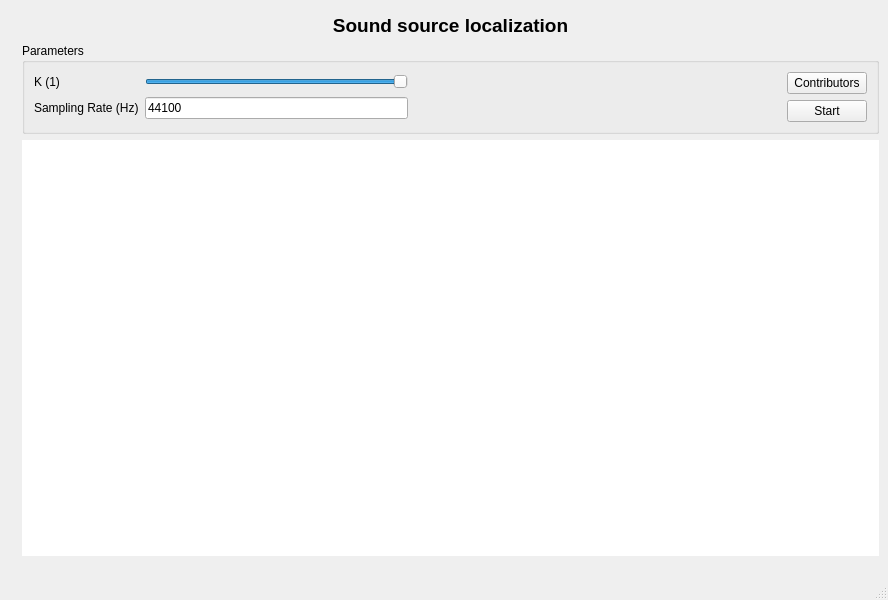
<?xml version="1.0" encoding="UTF-8"?>
<ui version="4.0">
 <class>MainWindow</class>
 <widget class="QMainWindow" name="MainWindow">
  <property name="geometry">
   <rect>
    <x>0</x>
    <y>0</y>
    <width>888</width>
    <height>600</height>
   </rect>
  </property>
  <property name="minimumSize">
   <size>
    <width>888</width>
    <height>600</height>
   </size>
  </property>
  <property name="maximumSize">
   <size>
    <width>1000</width>
    <height>700</height>
   </size>
  </property>
  <property name="windowTitle">
   <string>Sound source</string>
  </property>
  <widget class="QWidget" name="centralwidget">
   <layout class="QGridLayout" name="gridLayout_5">
    <item row="0" column="0">
     <layout class="QGridLayout" name="gridLayout_4">
      <item row="2" column="1">
       <widget class="QWidget" name="widget" native="true">
        <property name="styleSheet">
         <string notr="true">background-color:white;</string>
        </property>
        <widget class="QWidget" name="horizontalLayoutWidget">
         <property name="geometry">
          <rect>
           <x>0</x>
           <y>0</y>
           <width>841</width>
           <height>391</height>
          </rect>
         </property>
         <layout class="QHBoxLayout" name="horizontalLayout_2">
          <item>
           <layout class="QVBoxLayout" name="verticalLayout_2">
            <item>
             <widget class="QLabel" name="label_3">
              <property name="enabled">
               <bool>true</bool>
              </property>
              <property name="text">
               <string/>
              </property>
              <property name="pixmap">
               <pixmap>assets/poliba.png</pixmap>
              </property>
              <property name="alignment">
               <set>Qt::AlignCenter</set>
              </property>
              <property name="margin">
               <number>20</number>
              </property>
             </widget>
            </item>
            <item>
             <widget class="QLabel" name="label_2">
              <property name="font">
               <font>
                <underline>false</underline>
               </font>
              </property>
              <property name="text">
               <string/>
              </property>
              <property name="pixmap">
               <pixmap>assets/panettig.png</pixmap>
              </property>
              <property name="alignment">
               <set>Qt::AlignCenter</set>
              </property>
              <property name="margin">
               <number>20</number>
              </property>
             </widget>
            </item>
           </layout>
          </item>
         </layout>
        </widget>
       </widget>
      </item>
      <item row="3" column="1">
       <spacer name="horizontalSpacer">
        <property name="orientation">
         <enum>Qt::Horizontal</enum>
        </property>
        <property name="sizeHint" stdset="0">
         <size>
          <width>778</width>
          <height>13</height>
         </size>
        </property>
       </spacer>
      </item>
      <item row="0" column="1">
       <widget class="QLabel" name="label">
        <property name="styleSheet">
         <string notr="true">margin-top:5px;</string>
        </property>
        <property name="text">
         <string>&lt;html&gt;&lt;head/&gt;&lt;body&gt;&lt;p&gt;&lt;span style=&quot; font-size:14pt; font-weight:600;&quot;&gt;Sound source localization&lt;/span&gt;&lt;/p&gt;&lt;/body&gt;&lt;/html&gt;</string>
        </property>
        <property name="alignment">
         <set>Qt::AlignCenter</set>
        </property>
       </widget>
      </item>
      <item row="2" column="0">
       <spacer name="verticalSpacer">
        <property name="orientation">
         <enum>Qt::Vertical</enum>
        </property>
        <property name="sizeHint" stdset="0">
         <size>
          <width>13</width>
          <height>40</height>
         </size>
        </property>
       </spacer>
      </item>
      <item row="1" column="1">
       <widget class="QGroupBox" name="groupBox">
        <property name="title">
         <string>Parameters</string>
        </property>
        <layout class="QGridLayout" name="gridLayout_3">
         <item row="0" column="1">
          <spacer name="horizontalSpacer_2">
           <property name="orientation">
            <enum>Qt::Horizontal</enum>
           </property>
           <property name="sizeHint" stdset="0">
            <size>
             <width>40</width>
             <height>20</height>
            </size>
           </property>
          </spacer>
         </item>
         <item row="0" column="0">
          <layout class="QGridLayout" name="gridLayout_2">
           <item row="1" column="0">
            <widget class="QLabel" name="label_4">
             <property name="text">
              <string>Sampling Rate (Hz)</string>
             </property>
            </widget>
           </item>
           <item row="0" column="1">
            <widget class="QSlider" name="kValueSlider">
             <property name="minimum">
              <number>1</number>
             </property>
             <property name="maximum">
              <number>100</number>
             </property>
             <property name="singleStep">
              <number>1</number>
             </property>
             <property name="value">
              <number>100</number>
             </property>
             <property name="orientation">
              <enum>Qt::Horizontal</enum>
             </property>
            </widget>
           </item>
           <item row="0" column="0">
            <widget class="QLabel" name="klabel">
             <property name="text">
              <string>K (1)</string>
             </property>
            </widget>
           </item>
           <item row="1" column="1">
            <widget class="QLineEdit" name="sampleRateField">
             <property name="text">
              <string>44100</string>
             </property>
            </widget>
           </item>
          </layout>
         </item>
         <item row="0" column="2">
          <layout class="QVBoxLayout" name="verticalLayout">
           <item>
            <layout class="QGridLayout" name="gridLayout">
             <item row="1" column="0">
              <layout class="QGridLayout" name="gridLayout_6">
               <item row="0" column="0">
                <widget class="QPushButton" name="aboutButton">
                 <property name="text">
                  <string>Contributors</string>
                 </property>
                </widget>
               </item>
              </layout>
             </item>
            </layout>
           </item>
           <item>
            <widget class="QPushButton" name="startButton">
             <property name="text">
              <string>Start</string>
             </property>
            </widget>
           </item>
          </layout>
         </item>
        </layout>
       </widget>
      </item>
     </layout>
    </item>
   </layout>
  </widget>
  <widget class="QStatusBar" name="statusbar"/>
 </widget>
 <resources/>
 <connections/>
</ui>
